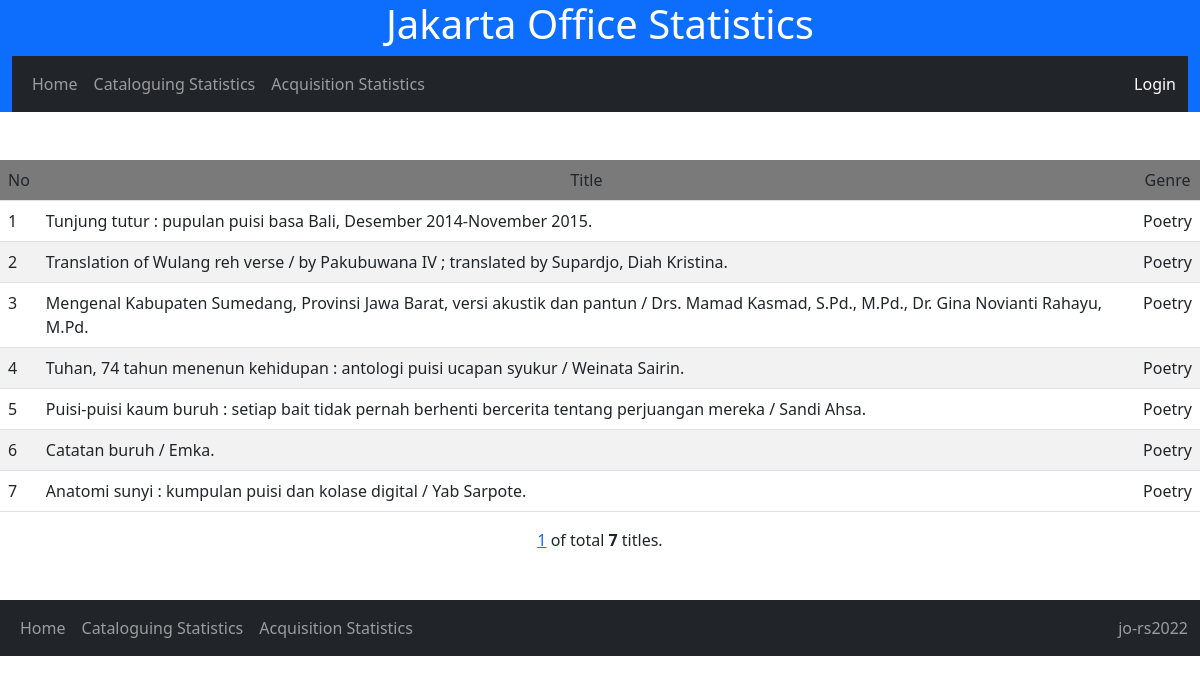
The app's page /cat_stat/detail_genre/Poetry/, older data.
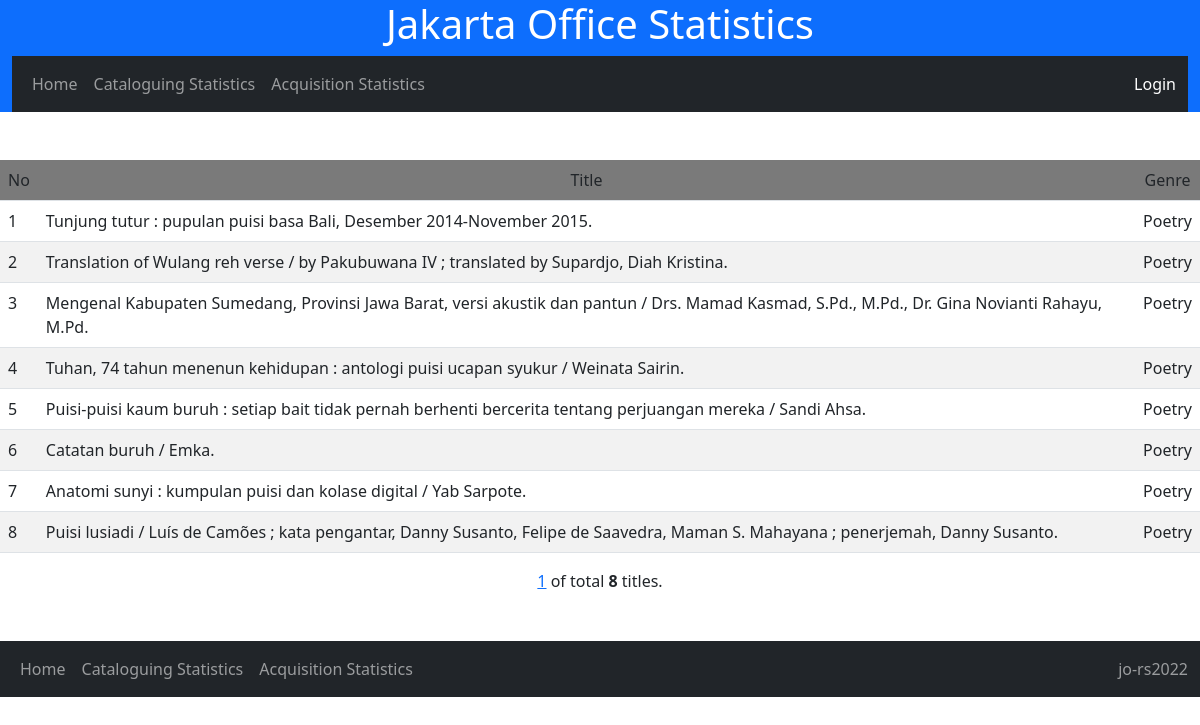
The same page, newer data.
### nlajkt_cat_stat/models.py (models this page shows)
class Catalogues(models.Model):
    entry_date = models.DateField()
    consignment_no = models.IntegerField(default=462)
    title = models.TextField()
    work_type = models.CharField(max_length=20, choices=[
        ('Original','Original'),
        ('Translation','Translation'),
        ('Adaptation','Adaptation')
        ], default='Original')
    publish_year = models.IntegerField()
    volume = models.CharField(max_length=20, choices=[
        ('Single','Single'),
        ('Multi-complete','Multi-complete'),
        ('Multi-incomplete','Multi-incomplete'),
        ], default='Single')
    copycat = models.CharField(max_length=20, choices=[
        ('No','No'),
        ('Partial copycat','Partial copycat'),
        ('Full copycat','Full copycat'),
        ], default='No')
    ISBN = models.CharField(max_length=20, choices=[
        ('No','No'),
        ('Yes-valid','Yes-valid'),
        ('Yes-invalid','Yes-invalid'),
        ], default='No')
    authorship_type = models.CharField(max_length=50, choices=[
        ('Single author','Single author'),
        ('Collaboration','Collaboration'),
        ('Compilation','Compilation'),
        ('Others','Others')
        ], default='Single')
    language = models.CharField(max_length=50, choices=[
        ('Indonesian','Indonesian'),
        ('English','English'),
        ('Indonesian local','Indonesian local'),
        ('Multi language','Multi language'),
        ('Unknown','Unknown')
        ], default='Indonesian')
    bibliography = models.CharField(max_length=20, choices=[
        ('No','No'),
        ('Yes','Yes'),
        ], default='No')
    indexx = models.CharField(max_length=20, choices=[
        ('No','No'),
        ('Yes','Yes'),
        ], default='No')
    publisher_type = models.CharField(max_length=100, choices=[
        ('Commercial','Commercial'),
        ('Government-department','Government-department'),
        ('Government-nondepartment','Government-nondepartment'),
        ('Government-local','Government-local'),
        ('Universities','Universities'),
        ('NGO','NGO'),
        ('Others','Others')
        ], default='Commercial')
    genre = models.CharField(max_length=100, choices=[
        ('General non fiction','General non fiction'),
        ('Fiction-novel','Fiction-novel'),
        ('Fiction-short stories','Fiction-short stories'),
	    ('Fiction-biographic','Fiction-biographic'),
        ('Poetry','Poetry'),
        ('Folktales','Folktales'),
        ('Biography-single','Biography-single'),
        ('Biography-collective','Biography-collective'),
        ('Biography-auto','Biography-auto'),
        ('Dictionaries','Dictionaries'),
        ('Proceeding','Proceeding'),
        ], default='General non fiction')
    format = models.CharField(max_length=100, choices=[
        ('Book-printed','Book-printed'),
        ('Book-electronic','Book-electronic'),
        ('Non book video','Non book video'),
        ('Non book audio','Non book audio'),
        ('Map-single','Map-single'),
        ('Map-atlas','Map-atlas'),
        ('Ephemera','Ephemera')
        ], default='Book')
    size = models.CharField(max_length=10, choices=[
        ('YY','YY'),
        ('YYq', 'YYq'),
        ('YYp','YYp')
        ],default='YY')
    subject = models.CharField(max_length=50, choices=[
       ('000-Generalities','100-Generalities'),
       ('000-Library science','100-Library science'),
       ('000-Journalism and media','100-Journalism and media'),
       ('100-Philosophy and ethics','100-Philosophy and ethics'),
       ('200-Religions-general','200-Religions-general'),
       ('200-Religion-Islam','200-Religion-Islam'),
       ('200-Religion-Christianity','200-Religion-Christianity'),
       ('200-Religion-Hinduism','200-Religion-Hinduism'),
       ('200-Religion-Buddhism and others','200-Religion-Buddhism and others'),
       ('300-Social-anthropology and sociology','300-Social-anthropology and sociology'),
       ('300-Social-problems and services','300-Social-problems and services'),
       ('300-Social-politics','300-Social-politics'),
       ('300-Social-international relations','300-Social-international relations'),
       ('300-Social-economics-general','300-Social-economics-general'),
       ('300-Social-economics-resources','300-Social-economics-resources'),
       ('300-Social-economics-policy and development','300-Social-economics-policy and development'),
       ('300-Social-economics-financial and monetary','300-Social-economics-financial and monetary'),
       ('300-Social-economics-industries and production','300-Social-economics-industries and production'),
       ('300-Social-economics-macro','300-Social-economics-macro'),
       ('300-Social-culture','300-Social-culture'),
       ('300-Social-military','300-Social-military'),
       ('300-Social-education','300-Social-education'),
       ('300-Social-law','300-Social-law'),
       ('300-Social-public administration','300-Social-public administration'),
       ('300-Social-human rights','300-Social-human rights'),
       ('400-Language-linguistics','400-Language-linguistics'),
       ('400-Language-sociolinguistics','400-Language-sociolinguistics'),
       ('500-Science-general','500-Science-general'),
       ('600-Technology-general','600-Technology-general'),
       ('600-Agriculture and agribusiness','600-Agriculture and agribusiness'),
       ('700-Arts-general','700-Arts-general'),
       ('700-Arts-visual','700-Arts-visual'),
       ('700-Arts-performance','700-Arts-performance'),
       ('700-Arts-music','700-Arts-music'),
       ('800-Literature-general','800-Literature-general'),
       ('800-Literature-fiction and poetry','800-Literature-fiction and poetry'),
       ('900-History-world','900-History-world'),
       ('900-History-Indonesia','900-History-Indonesia'),
       ('900-Geography and travel','900-Geography and travel'),
       ('900-Biography','900-Biography')
       ], null=True)

### nlajkt_cat_stat/views.py (the view)
# urls.py: path('cat_stat/detail_genre/<str:genre>/', views.detail_genre, name='detail_genre'),
def detail_genre(request, genre):
    detail_genre = Catalogues.objects.all().filter(genre=genre)
    page = request.GET.get('page', 1)
    paginator = Paginator(detail_genre, 10)
    try:
        paging = paginator.page(page)
    except PageNotAnInteger:
        paging = paginator.page(1)
    except EmptyPage:
        paging = paginator.page(paginator.num_pages)
    template = loader.get_template('detail_genre.html')
    context = {'paging' : paging,}
    return HttpResponse(template.render(context, request))

### nlajkt_cat_stat/templates/detail_genre.html
{% extends 'base.html'%}
{% block block1 %}
<br><br><center>
<table style="width: auto;" class="table table-striped">
    <tr bgcolor = 'grey'>
      <b><td>No</td>
        <td align="center">Title</td>
        <td align="center">Genre</td></b>
    </tr>
    {% for x in paging %}
    <tr>
        <td>{{ forloop.counter0|add:paging.start_index }}</td>
        <td>{{ x.title }}</td>
        <td>{{ x.genre }}</td>
    </tr>
    {% endfor %}
</table>
{% include 'pagination_jakartaoffice.html' %}</center>
<br><br>
{% endblock %}

Row changes from the older to the newer data that the page shows:
added Catalogues: title "Puisi lusiadi / Luís de Camões ; kata pengantar, Danny Susanto, Felipe de Saavedra, Maman S. Mahayana ; penerjemah, Danny Susanto.", genre "Poetry"
Text that changed along with them:
{{ paging.paginator.count }}: "7" → "8"
